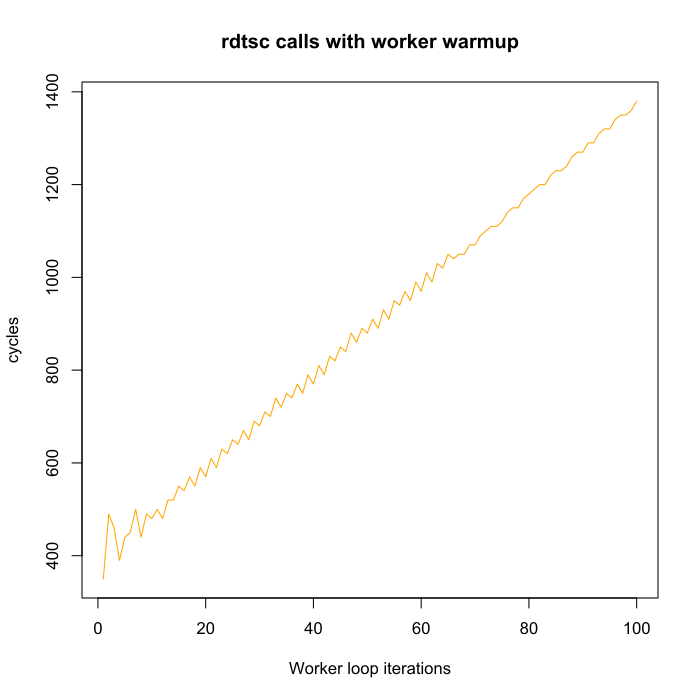

The script that drew this image:
dt <- read.table('warm.dat', header=F)

y <- t(dt[1, 1:100])

plot.ts(y,
        col='orange', 
        main='rdtsc calls with worker warmup',
        xlab='Worker loop iterations', 
        ylab='cycles')
